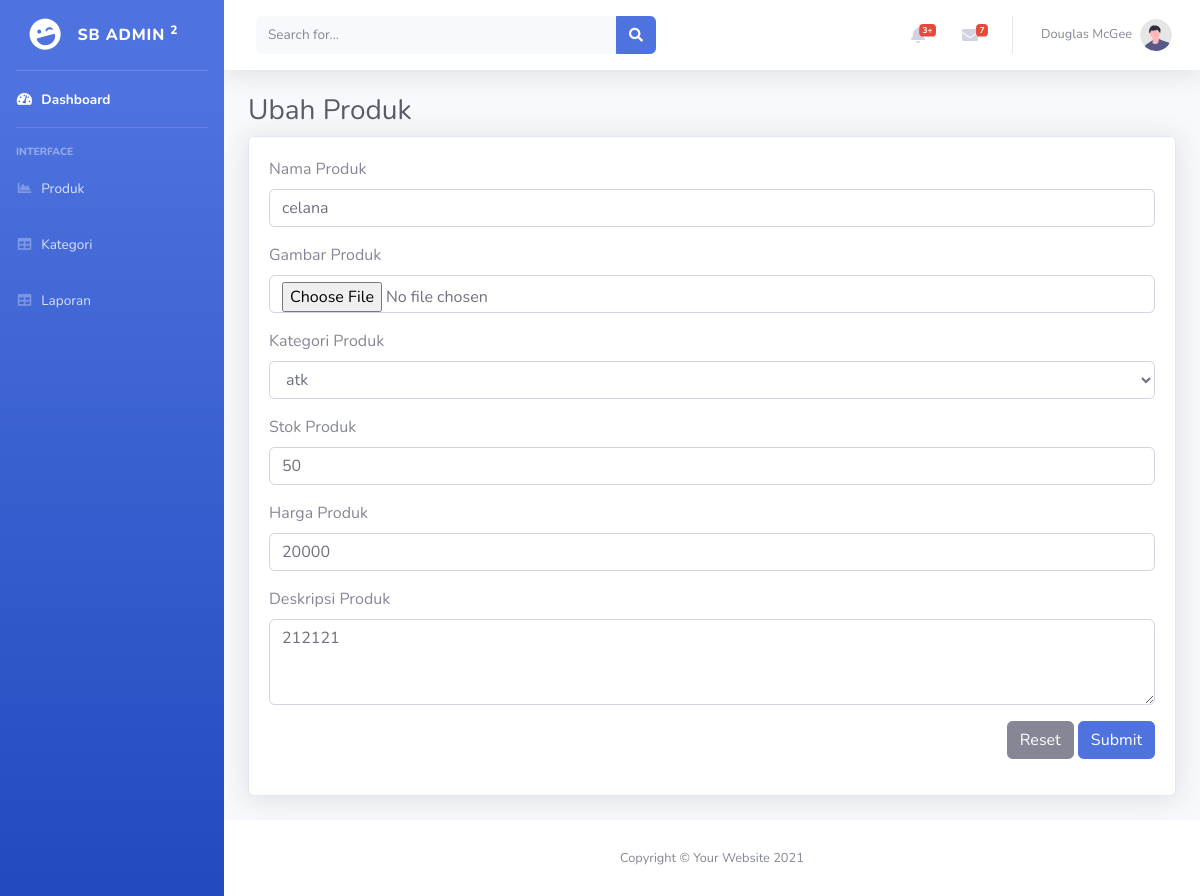
The page /admin/produk/ubah/P2301 on the database as committed earlier.
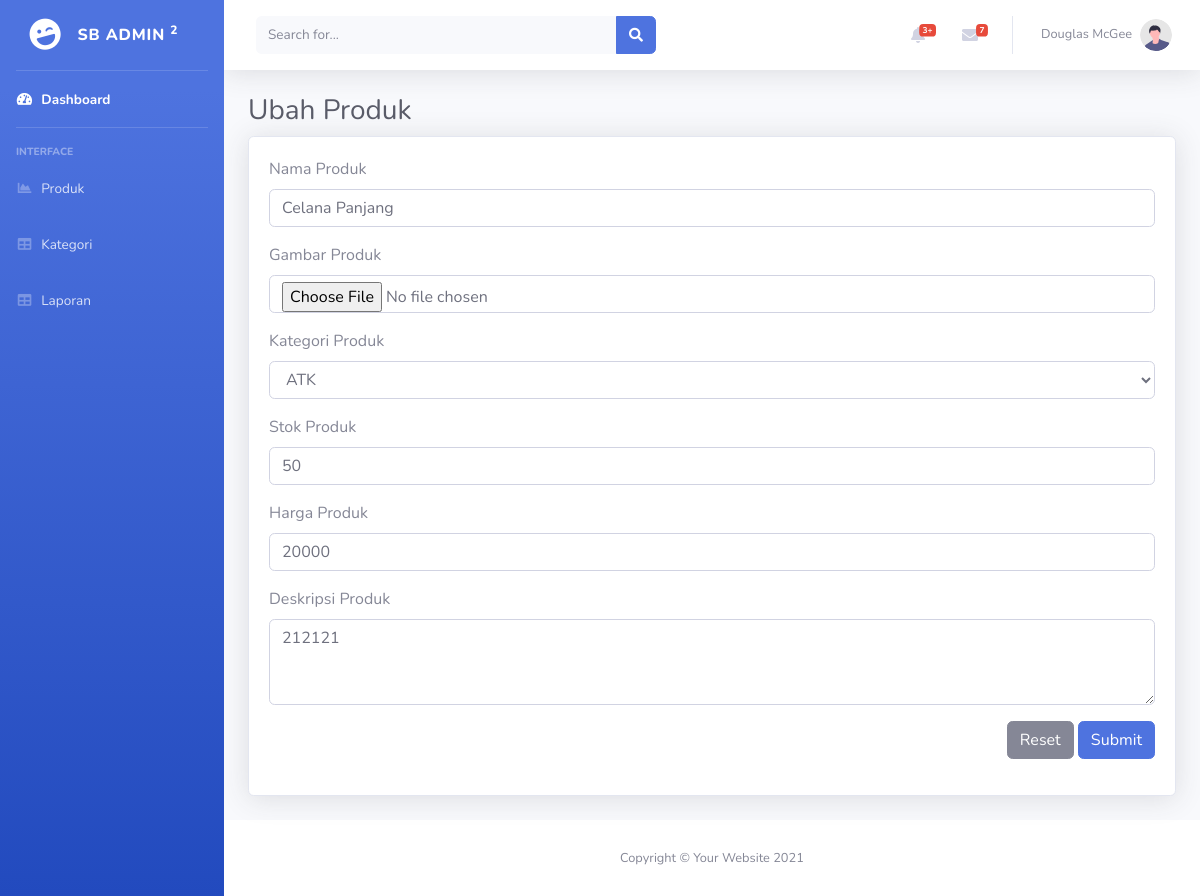
The same page on the database as committed later.
### tables this page shows
CREATE TABLE IF NOT EXISTS `produk` (
  `id_produk` char(5) NOT NULL,
  `nama_produk` varchar(128) NOT NULL,
  `gambar` blob NOT NULL,
  `id_kategori_produk` int NOT NULL,
  `stok` int NOT NULL,
  `harga` decimal(10,0) NOT NULL,
  `deskripsi` text NOT NULL,
  `slug` varchar(255) NOT NULL,
  PRIMARY KEY (`id_produk`)
);

### application/controllers/admin/Produk.php (called while the page is built, shortened)
<?php
class Produk extends CI_Controller {
    public function ubah($id_produk)
    {
        $data = [
            'content' => 'admin/ubah-produk',
            'produk' => $this->db->get_where('produk', ['id_produk' => $id_produk])->row(),
            'kategori_produk' => $this->db->get('kategori_produk')->result(),
        ];
        $this->load->view('admin/layouts/app', $data);
    }
}

### index.php (called while the page is built, shortened)
<?php
require_once BASEPATH.'core/CodeIgniter.php';

### application/views/admin/ubah-produk.php (the view, shortened to what this page needs)
 <div class="container-fluid">
<h1 class="h3 mb-2 text-gray-800">Ubah Produk</h1>
<div class="card shadow mb-4">
    <form action="<?= base_url('admin/produk/ubah_produk/') . $produk->id_produk ?>" method="post" enctype="multipart/form-data">
        <div class="card-body">
            <div class="mb-3">
                <label for="nama_produk" class="form-label">Nama Produk</label>
                <input type="text" class="form-control" id="nama_produk" name="nama_produk" value="<?= $produk->nama_produk ?>" placeholder="Nama Produk" >
            </div>
            <div class="mb-3">
                <label for="gambar" class="form-label">Gambar Produk</label>
                <input type="file" class="form-control" id="gambar" name="gambar" value="<?= $produk->gambar ?>" placeholder="Gambar Produk">
            </div>
            <div class="mb-3">
                <label for="kategori" class="form-label">Kategori Produk</label>
                <select class="form-control" id="kategori" name="id_kategori_produk">
                    <?php foreach ($kategori_produk as $row): ?>
                        <option value="<?= $row->id_kategori_produk ?>" selected="<?php ($produk->id_kategori_produk == $row->id_kategori_produk) ?>"><?= $row->nama_kategori_produk ?></option>
                    <?php endforeach; ?>
                </select>
            </div>
            <div class="mb-3">
                <label for="stok" class="form-label">Stok Produk</label>
                <input type="number" class="form-control" id="stok" name="stok" value="<?= $produk->stok ?>" placeholder="Stok Produk">
            </div>
            <div class="mb-3">
                <label for="harga" class="form-label">Harga Produk</label>
                <input type="texe" class="form-control" id="harga" name="harga" value="<?= $produk->harga ?>" placeholder="Harga Produk">
            </div>
            <div class="mb-3">
                <label for="deskripsi" class="form-label">Deskripsi Produk</label>
                <textarea class="form-control" id="deskripsi" name="deskripsi" rows="3" placeholder="Deskripsi Produk"><?= $produk->deskripsi ?></textarea>
            </div>
            <div class="mb-3 text-right">
                <button type="reset" class="btn btn-secondary">Reset</button>
                <button type="submit" class="btn btn-primary">Submit</button>
            </div>
        </div>
    </form>
</div>
</div>

Rows that differ between the two databases and show on the page:
changed produk: nama_produk "celana" → "Celana Panjang"
Other text that changed with them:
form field id_kategori_produk: "atk" → "ATK"
